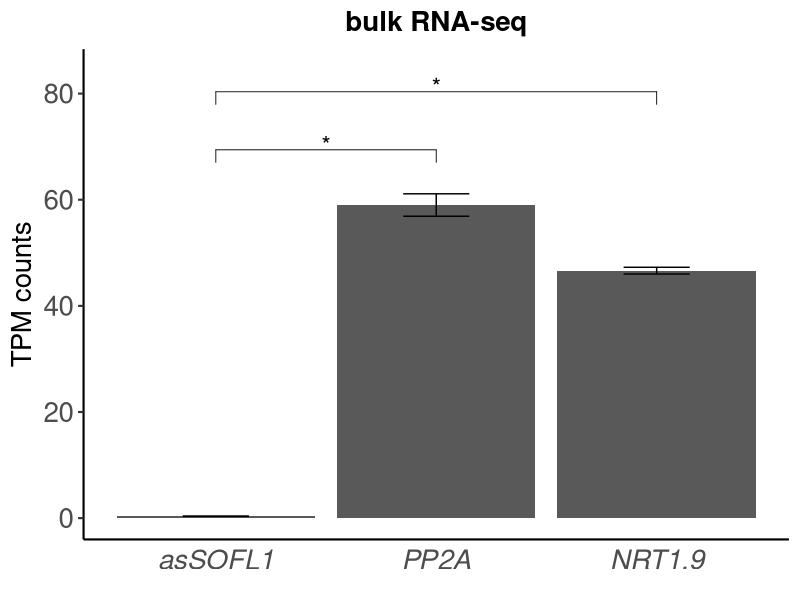

The R source for this figure: (Note: this script raises an error after producing the figure.)
## barplot for TMP in RNA-seq
setwd('/Volumes/Expansion/zhang_et_al_2024_finaldata/Results/FigS8/B')
library(ggplot2)
library(reshape2)
library(readxl)
library(dplyr)
library(ggpubr)
library(rstatix)
# create data_frame or loading data 
df <- data.frame(gene=rep(c("NRT1.9","PP2A","asSOFL1"),each=2),
                 total_relative_counts=c(46,47.27,56.89,61.12,0.32,0.37))

# calculate summary statistics 
df_summary <- df %>% # Specifying the name of the new dataframe `df_summary`
  group_by(gene) %>% # we aim to know the value of two genes
  summarise(            # Function for mutating data into summary stats.
    mean_relative_counts = mean(total_relative_counts), # Creating column to store means
    N = n(),                              # Creating column to store sample size
    SE_total_relative_counts= sd(total_relative_counts) / sqrt(n()) # Creating column to store standard error
  )


df_summary$gene <- factor(df_summary$gene,levels=c('asSOFL1','PP2A','NRT1.9'))
View(df_summary)
# creating barplot with ggplot


p <-   ggplot(df_summary, aes(x = gene,
                              y = mean_relative_counts)) + # Specifies the data we want plotted
  geom_bar(stat="identity",position=position_dodge()) + # Tells R what type of plot we want
  geom_errorbar(aes(
    ymin = mean_relative_counts- SE_total_relative_counts, # Established error bars
    ymax = mean_relative_counts + SE_total_relative_counts,
    width = 0.3) ) +labs(x = element_blank(), 
            y = "TPM counts")+ scale_y_continuous(expand = c(0,0), limits = c(0, 70))
                                                               
p<-p+ggtitle("bulk RNA-seq") +theme_classic(base_size = 16)+
    theme(axis.ticks.x = element_blank(),
          axis.text.x = element_text(size = 20, face = "italic"),
          axis.text.y =element_text(size = 20),
          # if we have lengend legend.title = element_blank(),
          axis.title = element_text(colour="black",size = 20),
          plot.title = element_text(colour="black", size =20,face="bold",hjust = 0.5 ))
          library(dplyr)
          library(rstatix)

          stat.test <- df %>%
    t_test(total_relative_counts ~ gene)

    stat.test <- stat.test %>%
    mutate(p.adj.signif = ifelse(p.adj > 0.05, 'ns',
                                 ifelse(p.adj <= 0.05 & p.adj > 0.01, '*',
                                        ifelse(p.adj <= 0.01 & p.adj > 0.001, '**',
                                               ifelse(p.adj <= 0.001, '***', '****')))))
 # add xy position 
stat.test <- stat.test %>% add_xy_position(x = "gene",  step.increase = 0.12,)
    ## add this to the plot 
  
p<-p +  
    stat_pvalue_manual(
        stat.test, bracket.nudge.y = 1, hide.ns = T,
        label = "{p.adj.signif}",size=6
    ) +
    scale_y_continuous(expand = expansion(mult = c(0.05, 0.1)))
        # save data 
        m <- stat.test[,c(2,3,9,10)]
        write.xlsx(m,'/Volumes/Expansion/zhang_et_al_2024_finaldata/Results/FigS8/B/bulk_RNA-seq_statistics.xlsx')

ggsave("total_transcripts_RNA-seq.pdf",p,width = 5, height = 5)

